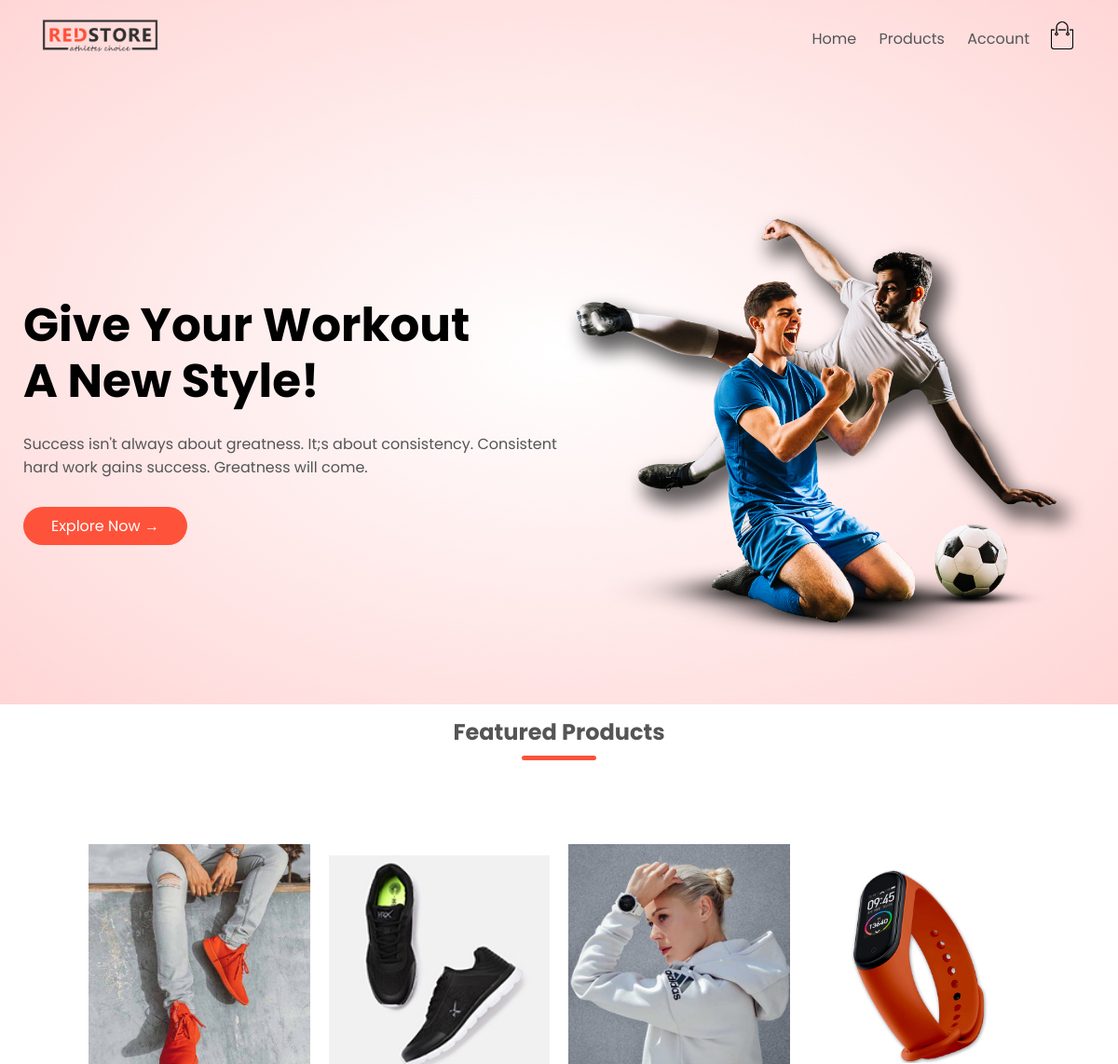
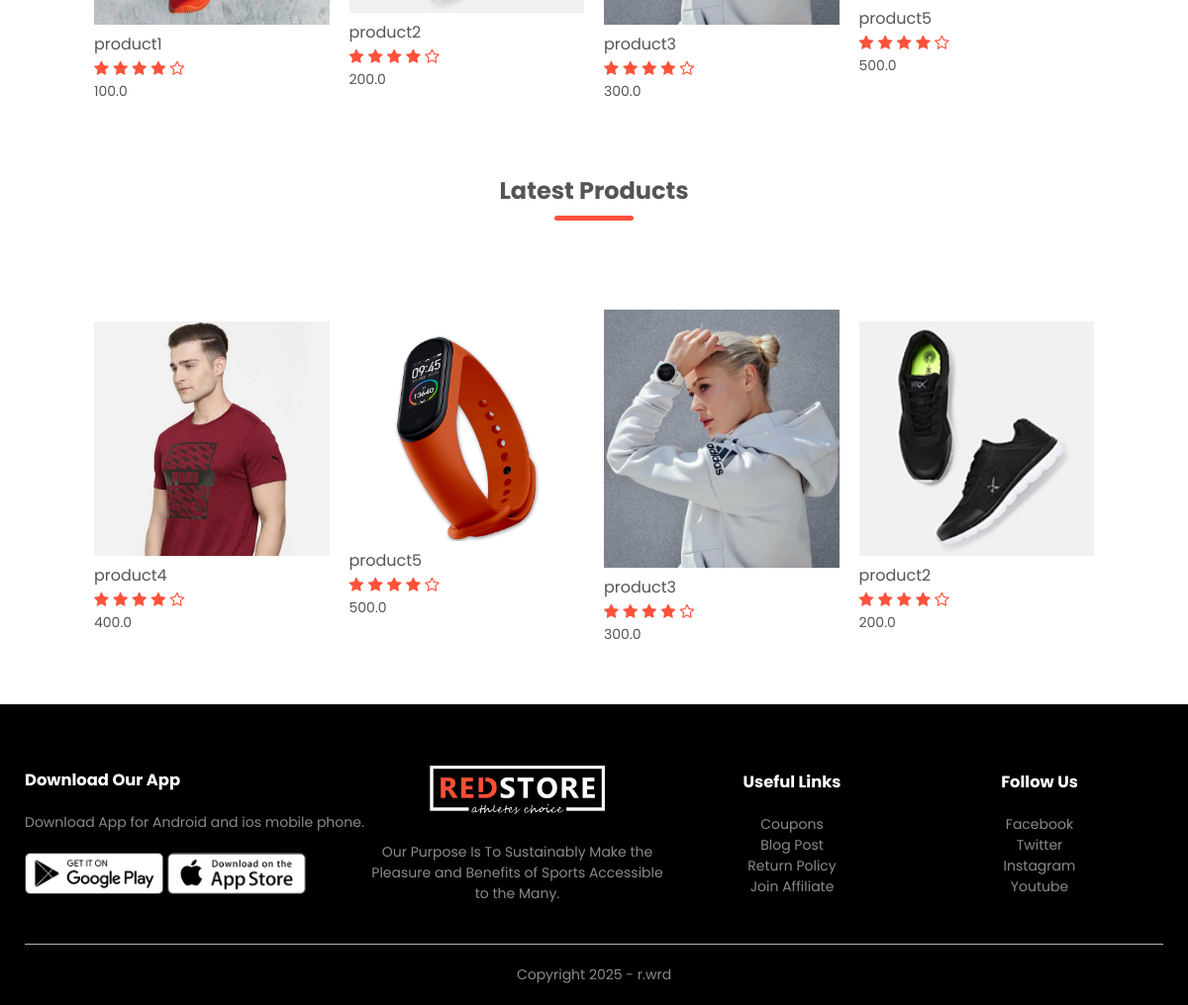
The page / on the database its author committed (2 pictures, top to bottom).
### products/models.py (models this page shows)
class Product(models.Model):
    LIVE=1
    DELETE=0
    DELETE_CHOICES=((LIVE,'Live'),((DELETE,'Delete')))
    title =models.CharField(max_length=200)
    price =models.FloatField()
    Description=models.TextField()
    image=models.ImageField(upload_to='media/')
    priorty=models.IntegerField(default=0)
    delet_status=models.IntegerField(choices=DELETE_CHOICES,default=LIVE)
    created_at=models.DateTimeField(auto_now_add=True)
    update_at=models.DateTimeField(auto_now_add=True)
    def __str__(self):
        return self.title

### products/views.py (the view)
# urls.py: path('',views.index,name='home'),
def index(request):
    featured_priorty=Product.objects.order_by('priorty')[:4]
    Latest_priorty=Product.objects.order_by('-priorty')[:4]
    context={'featured_priorty':featured_priorty,
             'Latest_priorty':Latest_priorty}
    print(context)
    return render(request,'index.html',context)

### templates/index.html (shortened to what this page needs)
{% load static %}
{% block header%}
{% include 'header.html' %}
{% endblock header%}
<body>
    {% block banner %}
    {% include 'banner_layout.html' %}
    {% endblock banner %}
    {% block content %}
    {% include 'home_page.html' %}
    {% endblock content %}
    {% block footer %}
    {% include 'footer.html' %}
    {% endblock footer%}
</body>
</html>

### templates/home_page.html
{% load static %}
<div class="small-container">
    <h2 class="title">Featured Products</h2>
    <div class="row">
        {% for i in featured_priorty %}
        <div class="col-4">
            <a href="{% url 'product_details' i.id  %}"><img src="{{i.image.url}}"></a>
            <h4>{{i.title}}</h4>
            <div class="rating">
                <i class="fa fa-star"></i>
                <i class="fa fa-star"></i>
                <i class="fa fa-star"></i>
                <i class="fa fa-star"></i>
                <i class="fa fa-star-o"></i>
            </div>
            <p>{{i.price}}</p>
        </div>
        {% endfor %}
    </div>
    <h2 class="title">Latest Products</h2>
    <div class="row">
        {% for i in Latest_priorty %}
        <div class="col-4">
            <a href="{% url 'product_details' i.id  %}"><img src="{{i.image.url}}"></a>
            <h4>{{i.title}}</h4>
            <div class="rating">
                <i class="fa fa-star"></i>
                <i class="fa fa-star"></i>
                <i class="fa fa-star"></i>
                <i class="fa fa-star"></i>
                <i class="fa fa-star-o"></i>
            </div>
            <p>{{i.price}}</p>
        </div>
        {% endfor %}
    </div>
</div>

### static/css/style.css (style rules this page uses)
* { margin: 0; padding: 0; box-sizing: border-box; }
body { font-family: 'Poppins', sans-serif; }
a { text-decoration: none; color: #555; }
p { color: #555; }
.row { display: flex; align-items: center; flex-wrap: wrap; justify-content: space-around; }
.small-container { max-width: 1080px; margin: auto; padding-left: 25px; padding-right: 25px; }
.col-4 { flex-basis: 25%; padding: 10px; min-width: 200px; margin-bottom: 50px; transition: transform 0.5s; }
.col-4 img { width: 100%; }
.title { text-align: center; margin: 0 auto 80px; position: relative; line-height: 60px; color: #555; }
.title::after { content: ''; background: #ff523b; width: 80px; height: 5px; border-radius: 5px; position: absolute; bottom: 0; left: 50%; transform: translateX(-50%); }
h4 { color: #555; font-weight: normal; }
.col-4 p { font-size: 14px; }
.rating .fa { color: #ff523b; }

### rows shown on the page
Product: image (picture), title "product1", price "100.0"
Product: image (picture), title "product2", price "200.0"
Product: image (picture), title "product3", price "300.0"
Product: image (picture), title "product5", price "500.0"
Product: image (picture), title "product4", price "400.0"
